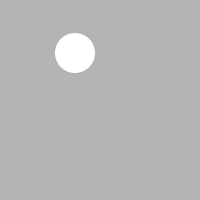
Frame 1 (no input)
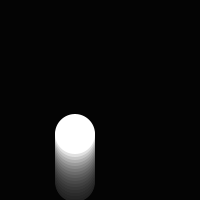
Frame 60 (the mouse pressed at the canvas centre just before this capture)
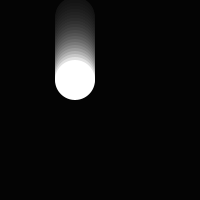
Frame 120 (the mouse held since frame 60 and released just before this capture)

The Processing sketch that drew these frames (run headless with seeded random() and noise(); from frame 60 on, the mouse is pressed at the canvas centre):

// Processing sketch: processing_18810
// ── processing_18810.pde

float y=50.0;
float speed = 3.0;
float radius = 20.0;
int direction=1;

void setup(){
size(200,200);
smooth();
noStroke();
ellipseMode(RADIUS);
}

void draw(){
fill(0,30);
rect(0,0,width,height);
fill(255);
y+=speed*direction;

ellipse(75,y,radius, radius);
if((y>height-radius) ||(y<radius)) {
direction = -direction;
}
}
